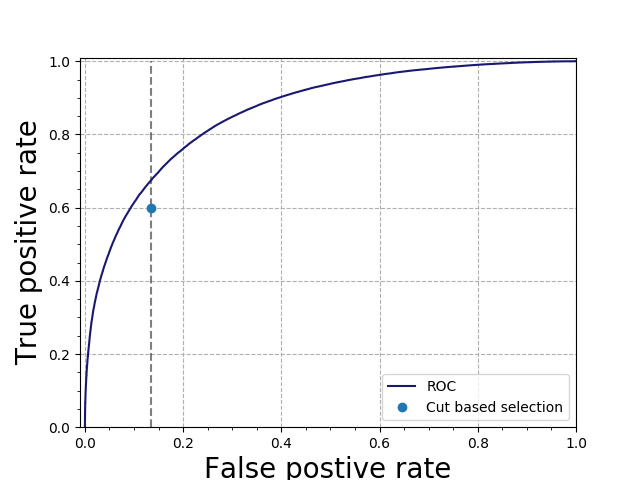

The script that saved this image:
import numpy as np
import h5py
from sklearn.metrics import roc_auc_score, roc_curve, confusion_matrix, precision_recall_curve, accuracy_score
import pandas as pd


path='../data/data_normal_by_all/'

test_data  =pd.read_csv(path+'test_data.csv', sep=',')

y_true = test_data['issig']

y_true = y_true.astype('int32')

y_pred = np.load('../training/prediction_nn_log.pyc.npy')

import matplotlib
matplotlib.use('Agg')
import matplotlib.pyplot as plt


## --AUC out
tpr, fpr, thr = roc_curve(y_true, y_pred, pos_label=0)
auc = roc_auc_score(y_true, y_pred)
print("AUC: ", auc)


print("Accuracy: ", accuracy_score(y_true,y_pred>=0.63))

x_dot = 0.135
y_dot = 0.599


plt.rcParams["legend.loc"] = 'lower right'
plt.plot(fpr, tpr,color='midnightblue',label='ROC')
plt.plot(x_dot, y_dot, 'o', label='Cut based selection')
plt.vlines(x_dot, ymin=0, ymax=1, linestyle='dashed', alpha=0.5, color='black')
plt.xlabel('False postive rate',fontsize=20)
plt.ylabel('True positive rate',fontsize=20)
plt.xlim(-0.01,1.)
plt.ylim(0,1.01)
plt.legend(prop={'size':10})
plt.grid(which='major', linestyle='--')
plt.minorticks_on()
plt.savefig("ROC.png")

